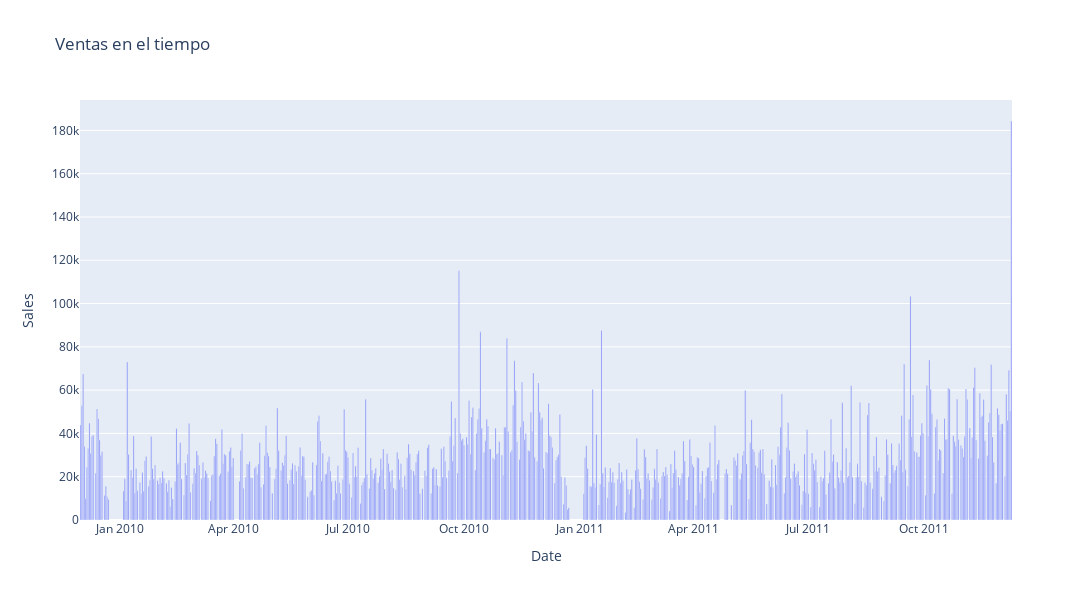

Here is the notebook cell this chart was saved with:
### Markdown cell above
El dueño del retail en su afán por saber más sobre los datos de su firma les solicita que grafiquen las ventas respecto al tiempo. Con esto les aclara que durante el día tienen muchas variaciones en sus ventas, por lo que les recomienda que consideren el registro temporal como `año-mes-día`. ¿Es posible observar datos extraños?, Comente lo que observa del gráfico.

**Hint**: Para realizar esta task generen una función (quizás en el futuro les sea necesario 😮).

### Code cell
#########################

def ventas_temporales(df_in):
    df = df_in.copy() # copy
    df['Date'] = df['InvoiceDate'].dt.date # año-mes-día
    gb = df.sort_values(by='Date').groupby('Date').sum().reset_index()

    # Barplot ventas en el tiempo
    p = px.bar(
        gb, 
        x='Date', 
        y='Sales',
        barmode='group',
        title='Ventas en el tiempo',
        width=1200, 
        height=600
        )
    p.show()

ventas_temporales(df)
#########################

### Figure 1 — Plotly figure (JSON) as saved in the notebook; plotly's stock layout.template omitted (floating-point values rounded to 4 significant figures; data arrays with more than 128 entries replaced by an {"elided": "..."} marker saying what was removed)
{"data": [{"alignmentgroup": "True", "hovertemplate": "Date=%{x}<br>Sales=%{y}<extra></extra>", "legendgroup": "", "marker": {"color": "#636efa"}, "name": "", "offsetgroup": "", "orientation": "v", "showlegend": false, "textposition": "auto", "type": "bar", "x": {"elided": "604 str values"}, "xaxis": "x", "y": {"elided": "604 float values"}, "yaxis": "y"}], "layout": {"barmode": "group", "height": 600, "legend": {"tracegroupgap": 0}, "title": {"text": "Ventas en el tiempo"}, "width": 1200, "xaxis": {"anchor": "y", "domain": [0, 1], "title": {"text": "Date"}}, "yaxis": {"anchor": "x", "domain": [0, 1], "title": {"text": "Sales"}}}}
